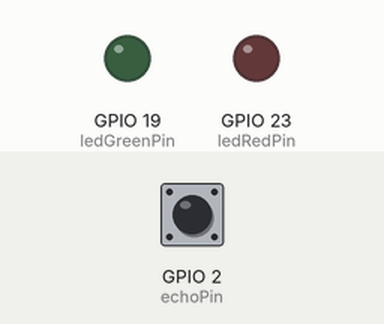
Recording of a sketch running on a simulated ESP32. On the bench: output pins drawn as LEDs (lit = HIGH). The test bench sets the inputs (shaded band); at power-on: GPIO 2 (echoPin) LOW. WiFi joins after 1.5 s; servers stay silent unless stated; uploads are accepted with an empty reply; not simulated (calls return 0 or success): secret.h; what the sketch prints to the serial monitor is not drawn.

Above: at 2.7 s.
2.8 s: GPIO 2 (echoPin) pulsed HIGH 5 times (0.12 s each, 0.3 s apart)
At 2.8 s:
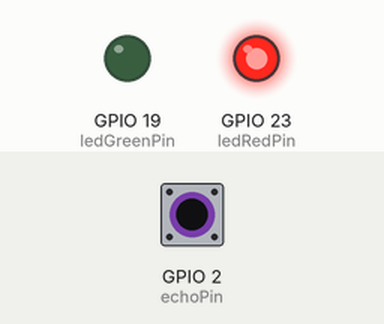
At 5.6 s:
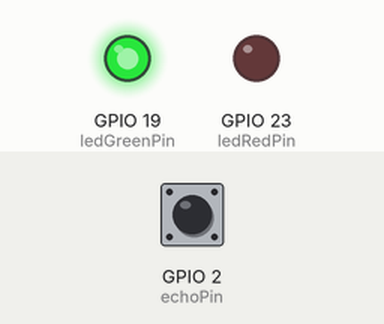
Timing chart, 0 to 8.0 s (numbered marks = the images above; inputs shaded):
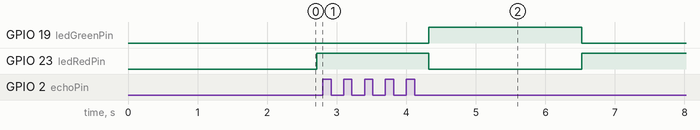

Measured:
- after the input at 2.8 s, GPIO 19 (ledGreenPin): LOW → HIGH after 1.5 s, → LOW 2.2 s later; GPIO 23 (ledRedPin): HIGH → LOW after 1.5 s, → HIGH 2.2 s later

The sketch:

HTTPClient_UltraSoundSensor_ESP32.ino
```cpp
#include <math.h>
#include <WiFi.h>
#include <HTTPClient.h>
#include "secret.h"

const String serverName = "https://parking-rio.rezel.net";
unsigned long lastTime = 0;
unsigned long timerDelay = 5000;

const long soundSpeed = 343.2;
long duration, distance;

#define echoPin 2               // CHANGE PIN NUMBER HERE IF YOU WANT TO USE A DIFFERENT PIN
#define trigPin 4               // CHANGE PIN NUMBER HERE IF YOU WANT TO USE A DIFFERENT PIN
const int ledRedPin = 23;
const int ledGreenPin = 19;

WiFiClientSecure client;

void setup() {
  Serial.begin(115200);
  pinMode(echoPin, INPUT);
  pinMode(trigPin, INPUT);
  pinMode(ledRedPin, OUTPUT);
  pinMode(ledGreenPin, OUTPUT);
  WiFi.begin(ssid, password);
  Serial.println("Connecting");
  while(WiFi.status() != WL_CONNECTED) {
    delay(500);
    Serial.print(".");
  }
  Serial.println("");
  Serial.print("Connected to WiFi network with IP Address: ");
  Serial.println(WiFi.localIP());
  Serial.println("Timer set to 5 seconds (timerDelay variable), it will take 5 seconds before publishing the first reading.");
}

void sendHTTPRequest(const String& endpoint) {
  // Check WiFi connection status
  if (WiFi.status() == WL_CONNECTED) {
    client.setInsecure();
    HTTPClient http;

    // Your Domain name with URL path or IP address with path
    const String fullURL = serverName + "/api/" + endpoint;

    Serial.println("HTTP URL: " + fullURL);
    http.begin(client, fullURL);

    // Specify content-type header
    http.addHeader("Content-Type", "application/json");
    // Data to send with HTTP POST
    String httpRequestData = "";
    // Send HTTP POST request
    int httpResponseCode = http.POST(httpRequestData);

    if (httpResponseCode > 0) {
      Serial.print("HTTP Response code: ");
      Serial.println(httpResponseCode);

      // Get the response payload
      String responsePayload = http.getString();
      Serial.println("Response Data: " + responsePayload);
    } else {
      Serial.print("HTTP Request failed, error code: ");
      Serial.println(httpResponseCode);
    }

    // Free resources
    http.end();
  } else {
    Serial.println("WiFi Disconnected");
  }
}

void loop() {
  digitalWrite(trigPin, LOW);
  delayMicroseconds(2);
  digitalWrite(trigPin, HIGH);
  delayMicroseconds(10);
  digitalWrite(trigPin, LOW);

  duration = pulseIn(echoPin, HIGH);
  distance = duration * (soundSpeed/(2*pow(10,4)));
  String disp = String(distance);

  Serial.print("Distance: ");
  Serial.print(disp);
  Serial.println(" cm");

  if (distance <= 50) {
    sendHTTPRequest("setOn");
    digitalWrite(ledGreenPin, LOW);
    digitalWrite(ledRedPin, HIGH);
  } else {
    sendHTTPRequest("setOff");
    digitalWrite(ledRedPin, LOW);
    digitalWrite(ledGreenPin, HIGH);
  }

  // Reset the timer after sending the HTTP request
  lastTime = millis();

  delay(1000);
}
```
